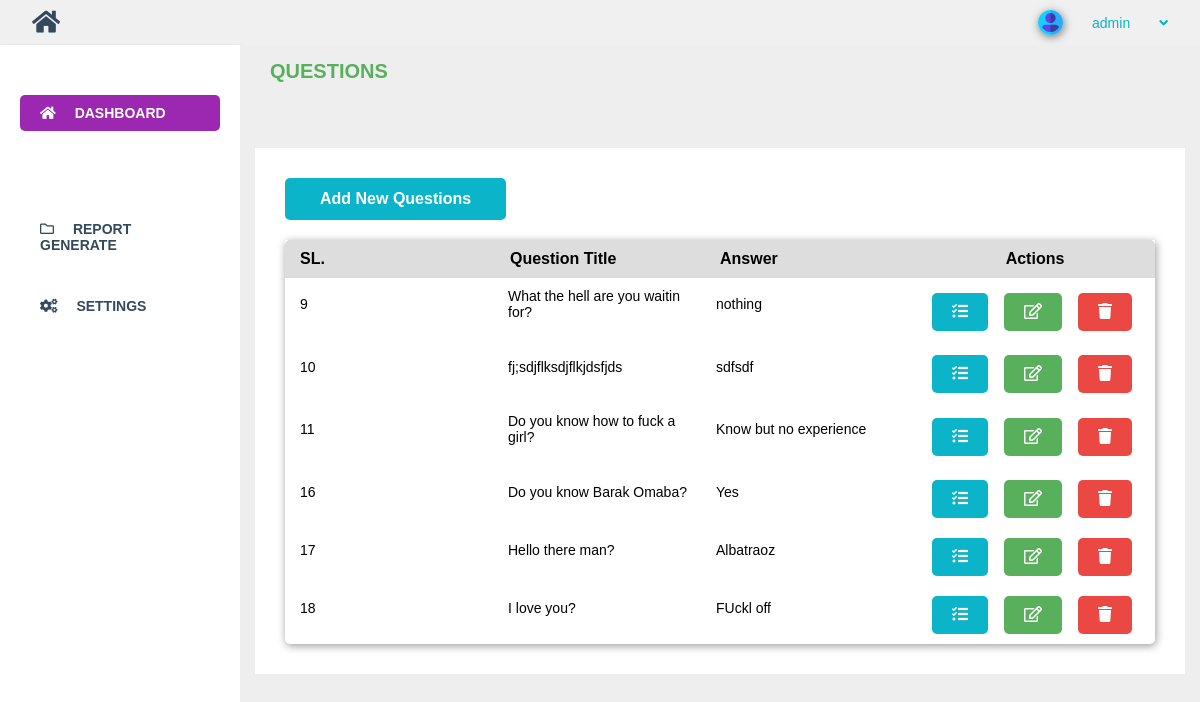
Screenshot of /admin/questions.php (signed in) with the database file from the repository.
### tables this page shows
CREATE TABLE `questions` (
  `id` int(10) NOT NULL,
  `question` longtext DEFAULT NULL
);

CREATE TABLE `choices` (
  `id` int(10) NOT NULL,
  `question_id` int(10) DEFAULT NULL,
  `choice_1` mediumtext DEFAULT NULL,
  `choice_2` mediumtext DEFAULT NULL,
  `choice_3` mediumtext DEFAULT NULL,
  `choice_4` mediumtext DEFAULT NULL,
  `choice_5` mediumtext DEFAULT NULL,
  `choice_6` mediumtext DEFAULT NULL,
  `answer` varchar(50) DEFAULT NULL
);

### admin/questions.php (the view, shortened to what this page needs)
<?php
$conn = database();
function questionRetrive() {
    global $conn;
    $sql = "select id, question from questions";
    $result = $conn->query($sql);
    $data = array();
    if($result->num_rows > 0) {
        while($row = $result->fetch_assoc()) {
            $data[] = $row;
        }
        return $data;
    }
}
function answerRetrive($question_id) {
    global $conn;
    $sql = "select answer from choices where question_id = '$question_id'";
    $result = $conn->query($sql);
    $data = array();
    if($result->num_rows > 0) {
        while($row = $result->fetch_assoc()) {
            $data[] = $row;
        }
        return $data;
    }
}
$questionRetrive = questionRetrive();
?>
<!DOCTYPE html>
<html lang="en">
<head>
    <link rel="stylesheet" href="css/fontawesome.css">
    <link rel="stylesheet" href="style.css">
</head>
<body>
    <div id="main">
        <div id="page-wrapper">
            <div class="dashboard-area">
                <h3 class="section-heading">Questions</h3>
                <div class="wrapper">
                    <div class="topics-heading">
                        <a href="add-question.php" class="btn btn-blue">Add New Questions</a>
                    </div>
                    <div class="topics-table">
                        <div class="tbl-head">
                            <strong>SL.</strong>
                            <strong>Question Title</strong>
                            <strong>Answer</strong>
                            <strong style="text-align: center;">Actions</strong>
                        </div>
                        <div class="tbl-body">
                            <?php if($questionRetrive != null) { foreach(questionRetrive() as $item) :  ?>
                            <div class="tbl-row">
                                <p>
                                    <?php echo $item['id']; ?>
                                </p>
                                <p>
                                <?php echo substr(strip_tags($item['question']), 0, 60); ?>
                                </p>
                                <p>
                                <?php
                                    $answer = answerRetrive($item['id']);
                                    if($answer != null) {
                                    foreach($answer as $as) {
                                        echo substr(strip_tags($as['answer']), 0, 60);;
                                    }
                                }
                                ?>
                                </p>
                                <div class="actions">
                                    <div class="actions-btn">
                                        <a class="btn btn-blue" href="setAnswer.php?id=<?php echo $item['id']; ?>"><i class="fas fa-tasks"></i></a>
                                        <a href="edit-question.php?id=<?php echo $item['id']; ?>" class="btn btn-green"><i class="far fa-edit"></i></a>
                                        <a class="btn btn-red" href="questions.php?delete=<?php echo $item['id']; ?>"><i class="fas fa-trash"></i></a>
                                    </div>
                                </div>
                            </div>
                            <?php endforeach; } ?>
                        </div>
                    </div>
                </div>
            </div>
        </div>
    </div>
</body>
</html>

### admin/style.css (style rules this page uses)
* { margin: 0; padding: 0; box-sizing: border-box; font-family: Arial, Helvetica, sans-serif; }
:root { --th-bg-blue: #0bb4c8; --th-bg-green: #58b05c; --th-bg-danger: #eb4844; --th-bg-light:#eeeeee; --th-bg-primary:#9c27b0; --text-blue: #0bb4c8; --text-green: #58b05c; --text-danger: #eb4844; --text-white: white; --text-dark: #34495E; }
body { overflow: hidden; }
.btn { border-radius: 5px; display: inline-block; padding: 12px 35px; border: none; color: var(--text-white); cursor: pointer; text-decoration: none; font-size: 16px; font-weight: 600; }
.btn-blue { background-color: var(--th-bg-blue); }
.btn-green { background-color: var(--th-bg-green); }
.btn-red { background-color: var(--th-bg-danger); }
#page-wrapper { display: flex; justify-content: space-between; }
.dashboard-area { width: 80%; height: 100vh; padding-bottom: 100px; overflow-y: auto; background-color: var(--th-bg-light); }
h3.section-heading { color: var(--text-green); text-transform: uppercase; padding: 15px 30px; text-align: left; font-size: 20px; margin-bottom: 50px; }
.wrapper { padding: 30px; background: white; margin: 0 15px; }
.wrapper p { font-size: 14px; margin-bottom: 15px; }
.tbl-head { display: flex; justify-content: space-between; background: #ddd; padding: 10px 15px; border-top-left-radius: 5px; border-top-right-radius: 5px; align-items: center; }
.tbl-head strong { flex-basis: 25%; }
.tbl-row { display: flex; justify-content: space-between; padding: 10px 15px; align-items: center; }
.tbl-row p { flex-basis: 22%; }
.actions { text-align: center; flex-basis: 25%; }
.actions-btn { display: flex; justify-content: center; align-items: center; }
.actions-btn .btn { padding: 10px 20px; margin: 0 8px; }
.topics-table { box-shadow: 1px 2px 8px rgba(0, 0, 0, 0.4); border-bottom-left-radius: 5px; border-bottom-right-radius: 5px; }
.topics-heading { margin-bottom: 20px; }

### rows the page displays
questions: id "9", question "What the hell are you waitin for?"
choices: answer "nothing"
questions: id "10", question "fj;sdjflksdjflkjdsfjds"
choices: answer "sdfsdf"
questions: id "11", question "Do you know how to fuck a girl?"
choices: answer "Know but no experience"
questions: id "16", question "Do you know Barak Omaba?"
choices: answer "Yes"
questions: id "17", question "Hello there man?"
choices: answer "Albatraoz"
questions: id "18", question "I love you?"
choices: answer "FUckl off"

### other values shown
$_SESSION['user_type'] "admin"
